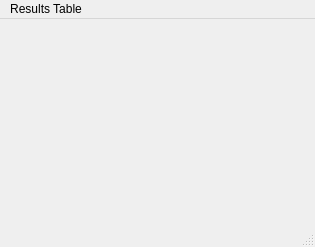
<?xml version="1.0" encoding="UTF-8"?>
<ui version="4.0">
 <class>ValueTable</class>
 <widget class="QMainWindow" name="ValueTable">
  <property name="geometry">
   <rect>
    <x>0</x>
    <y>0</y>
    <width>315</width>
    <height>247</height>
   </rect>
  </property>
  <property name="windowTitle">
   <string>MainWindow</string>
  </property>
  <widget class="QWidget" name="centralwidget"/>
  <widget class="QMenuBar" name="menubar">
   <property name="geometry">
    <rect>
     <x>0</x>
     <y>0</y>
     <width>315</width>
     <height>25</height>
    </rect>
   </property>
   <widget class="QMenu" name="menuResults_Table">
    <property name="title">
     <string>Results Table</string>
    </property>
   </widget>
   <addaction name="menuResults_Table"/>
  </widget>
  <widget class="QStatusBar" name="statusbar"/>
 </widget>
 <resources/>
 <connections/>
</ui>
